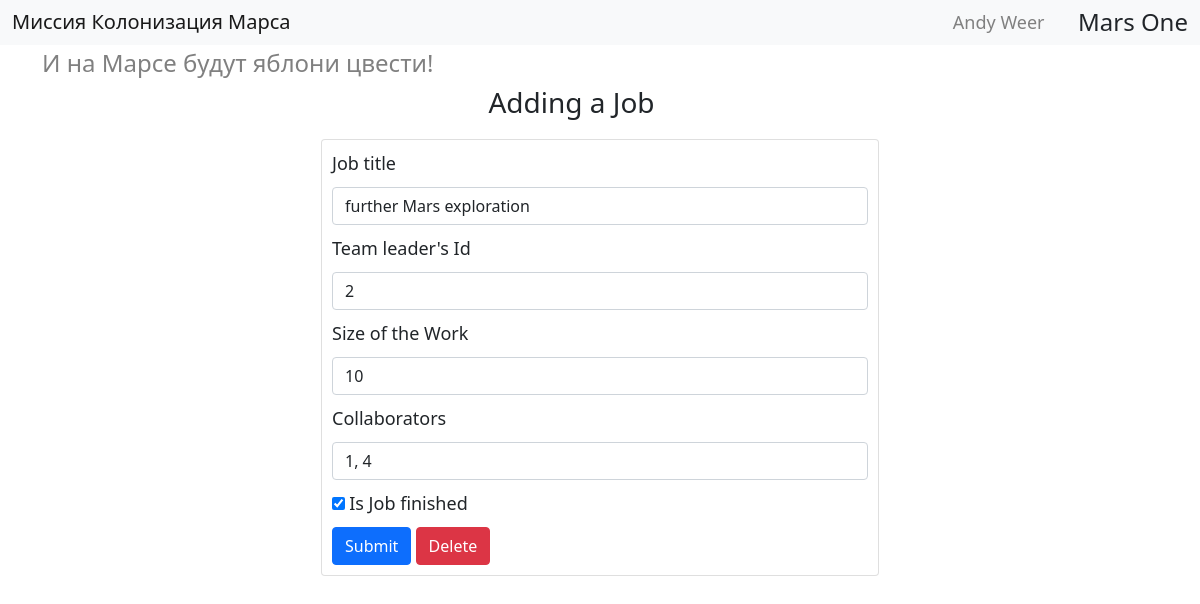
The app's page /job/5 (signed in), older data.
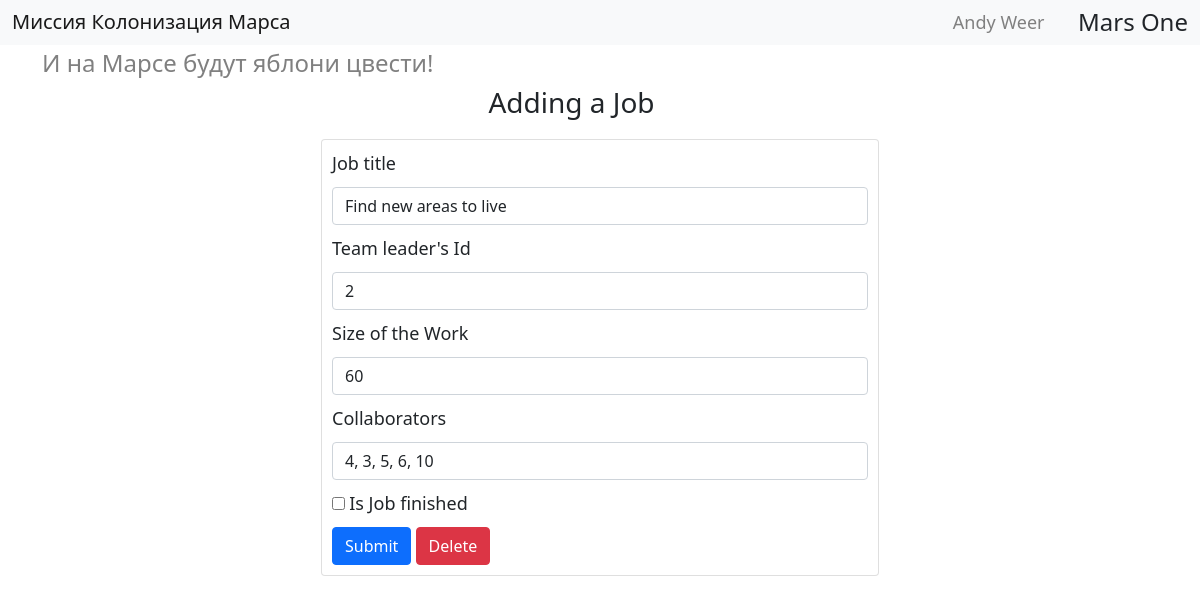
The same page, newer data.
### __all_models.py (models this page shows)
class Jobs(SqlAlchemyBase):
    __tablename__ = "jobs"
    id = Column(Integer, primary_key=True, autoincrement=True)
    team_leader = Column(Integer, ForeignKey("users.id"))
    job = Column(String)
    work_size = Column(Integer)
    collaborators = Column(String)
    start_date = Column(DateTime)
    end_date = Column(DateTime, nullable=True)
    is_finished = Column(Boolean)
    categories = orm.relation(
        "Category", secondary="association", backref="jobs")

### app.py (the view, shortened to what this page needs)
@app.route("/job/<int:job_id>", methods=['GET', 'POST'])
@login_required
def edit_job(job_id):
    form = JobForm()
    if request.method == "GET":
        job = session.query(Jobs).filter(
            Jobs.id == job_id,
            (Jobs.team_leader == current_user.id) | (current_user.id == 1)
        ).first()
        if job:
            form.job.data = job.job
            form.team_leader.data = job.team_leader
            form.work_size.data = job.work_size
            form.collaborators.data = job.collaborators
            form.is_finished.data = job.is_finished
        else:
            abort(404)
    return render_template("add_job.html", title="Изменить работу", form=form,
                           job_id=job_id, delete=True)

### forms.py
class JobForm(FlaskForm):
    team_leader = IntegerField("Team leader's Id", validators=[DataRequired()])
    job = StringField("Job title", validators=[DataRequired()])
    work_size = IntegerField("Size of the Work", validators=[DataRequired()])
    collaborators = StringField("Collaborators", validators=[DataRequired()])
    is_finished = BooleanField("Is Job finished")
    submit = SubmitField("Submit")

### app.py (called while the page is built)
@login_manager.user_loader
def load_user(user_id):
    return session.query(User).get(user_id)

### templates/add_job.html (shortened to what this page needs)
{% extends "base.html" %}
{% block content %}
<h3 class="title">Adding a Job</h3>
<div class="holder card">
    <form method="POST" action="">
        {{ form.job.label(class="form-label label") }}
        {{ form.job(class="form-control") }}
        {{ form.team_leader.label(class="form-label label") }}
        {{ form.team_leader(class="form-control") }}
        {{ form.work_size.label(class="form-label label") }}
        {{ form.work_size(class="form-control") }}
        {{ form.collaborators.label(class="form-label label") }}
        {{ form.collaborators(class="form-control") }}
        <div class="form-control-check">
            {{ form.is_finished(class="form-control-check") }}
            {{ form.is_finished.label(class="form-label label") }}
        </div>
        {{ form.submit(class="btn btn-primary") }}
        {% if delete %}
            <a href="/deljob/{{ job_id }}" class="btn btn-danger">Delete</a>
        {% endif %}
    </form>
</div>
{% endblock %}

Row changes from the older to the newer data that the page shows:
changed Jobs: job "further Mars exploration" → "Find new areas to live"; work_size "10" → "60"; collaborators "1, 4" → "4, 3, 5, 6, 10"; is_finished "☑" → "☐"
